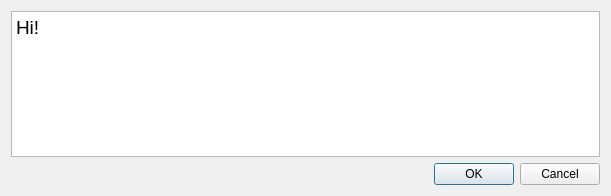
<?xml version="1.0" encoding="UTF-8"?>
<ui version="4.0">
 <class>CSimpleDialog</class>
 <widget class="QDialog" name="CSimpleDialog">
  <property name="geometry">
   <rect>
    <x>0</x>
    <y>0</y>
    <width>611</width>
    <height>196</height>
   </rect>
  </property>
  <property name="windowTitle">
   <string>Dialog</string>
  </property>
  <layout class="QGridLayout" name="gridLayout_2">
   <item row="0" column="0">
    <widget class="QPlainTextEdit" name="m_plainTextEdit">
     <property name="font">
      <font>
       <family>Arial</family>
       <pointsize>14</pointsize>
      </font>
     </property>
     <property name="plainText">
      <string>Hi!</string>
     </property>
    </widget>
   </item>
   <item row="1" column="0">
    <layout class="QHBoxLayout" name="horizontalLayout_2">
     <item>
      <spacer name="horizontalSpacer_2">
       <property name="orientation">
        <enum>Qt::Horizontal</enum>
       </property>
       <property name="sizeHint" stdset="0">
        <size>
         <width>40</width>
         <height>20</height>
        </size>
       </property>
      </spacer>
     </item>
     <item>
      <widget class="QDialogButtonBox" name="buttonBox">
       <property name="orientation">
        <enum>Qt::Horizontal</enum>
       </property>
       <property name="standardButtons">
        <set>QDialogButtonBox::Cancel|QDialogButtonBox::Ok</set>
       </property>
      </widget>
     </item>
    </layout>
   </item>
  </layout>
 </widget>
 <resources/>
 <connections>
  <connection>
   <sender>buttonBox</sender>
   <signal>accepted()</signal>
   <receiver>CSimpleDialog</receiver>
   <slot>accept()</slot>
   <hints>
    <hint type="sourcelabel">
     <x>248</x>
     <y>254</y>
    </hint>
    <hint type="destinationlabel">
     <x>157</x>
     <y>274</y>
    </hint>
   </hints>
  </connection>
  <connection>
   <sender>buttonBox</sender>
   <signal>rejected()</signal>
   <receiver>CSimpleDialog</receiver>
   <slot>reject()</slot>
   <hints>
    <hint type="sourcelabel">
     <x>316</x>
     <y>260</y>
    </hint>
    <hint type="destinationlabel">
     <x>286</x>
     <y>274</y>
    </hint>
   </hints>
  </connection>
 </connections>
</ui>
